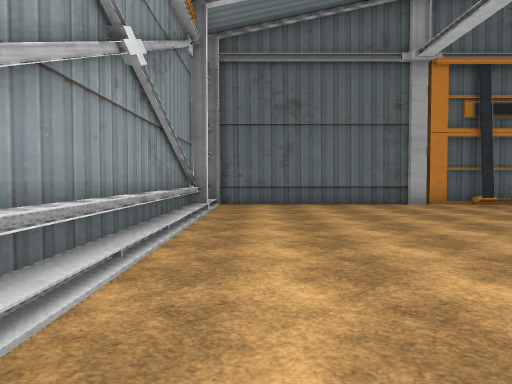
View 1 (above)

16 first-person views from a walk through a Unity game level. The camera is 1.4 m above the floor, tilts 2° down and sees 70° across. The floor is counted in squares, 2 m on a side. Each view is taken from the middle of a square. On the plan, view 1 faces up. The plan holds only what a view shows up to about 11 squares ahead; the rest is blank. The place goes on beyond the plan. The player is left out. Some surface patterns are stand-ins.

View 2
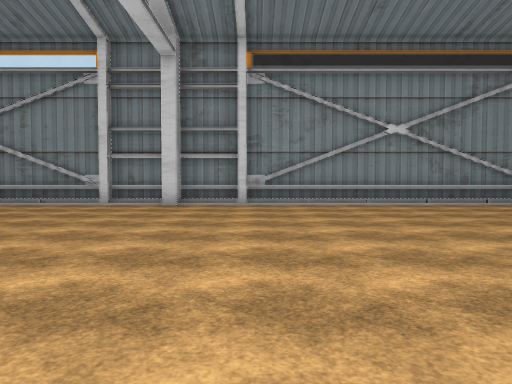

View 3
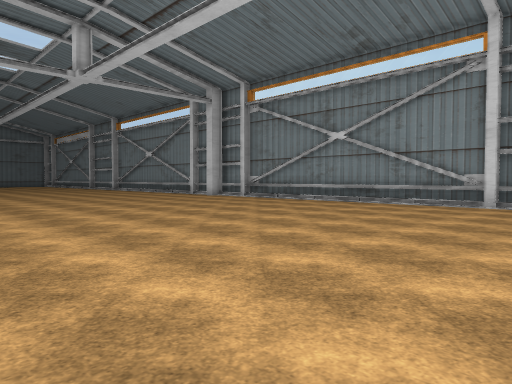

View 4
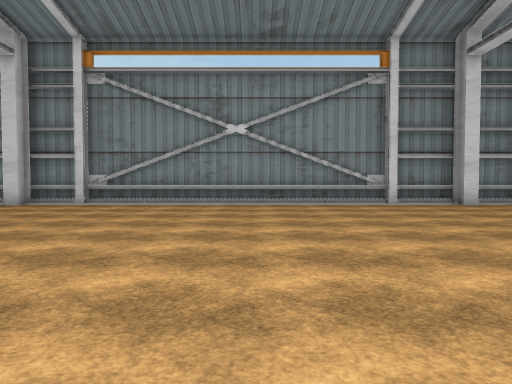

View 5
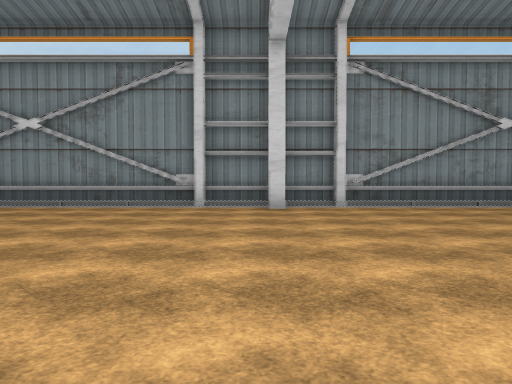

View 6
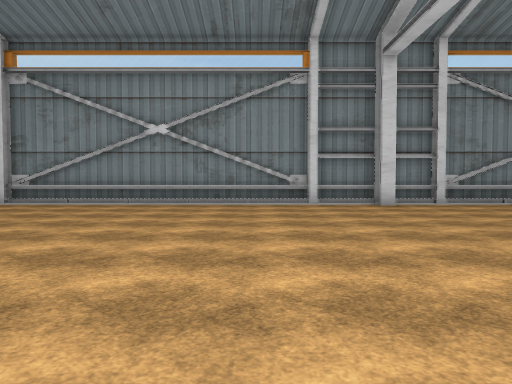

View 7
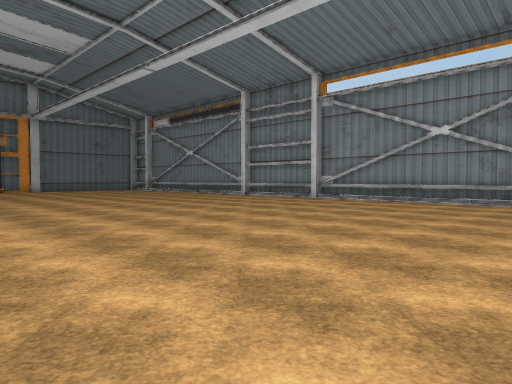

View 8
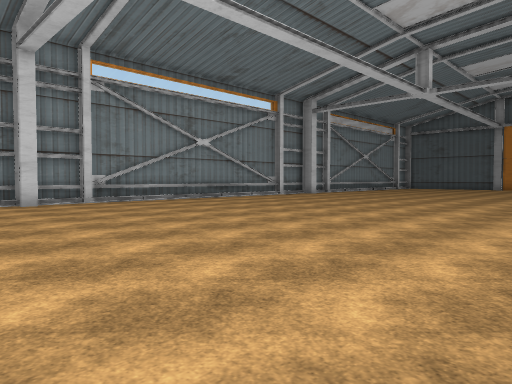

View 9
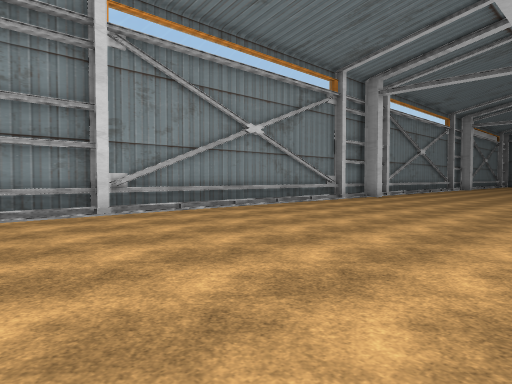

View 10
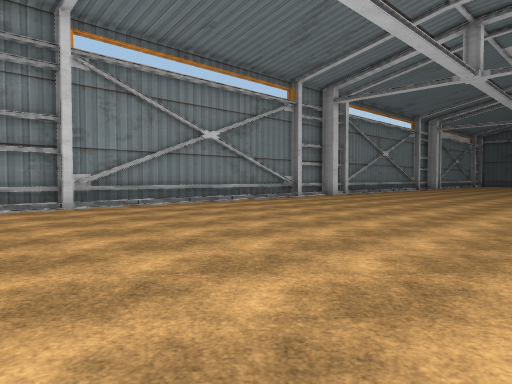

View 11
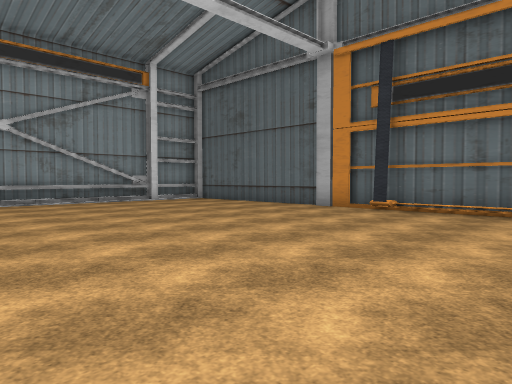

View 12
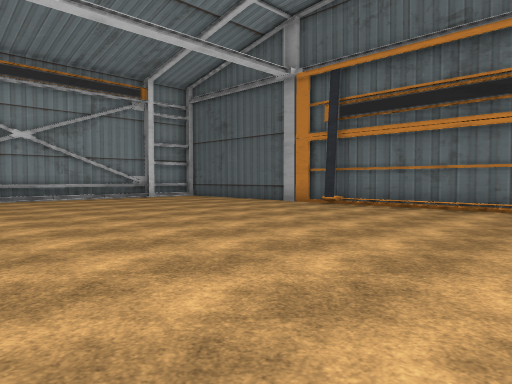

View 13
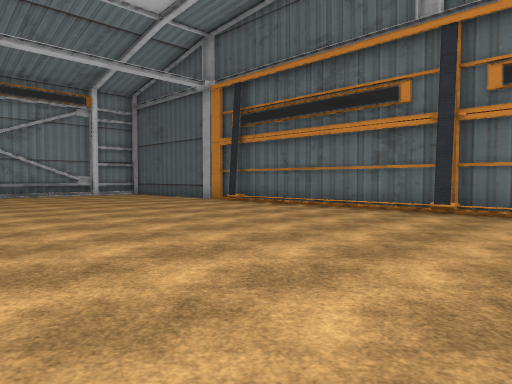

View 14
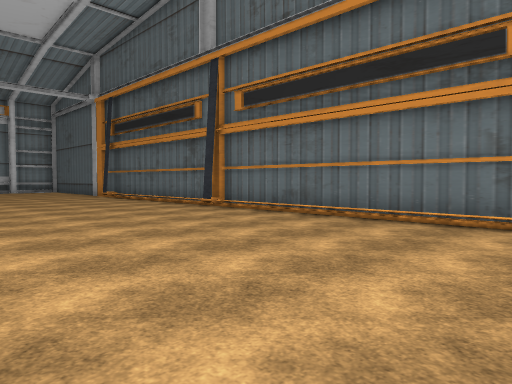

View 15
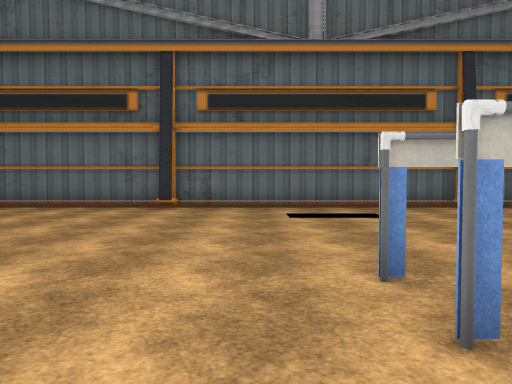

View 16
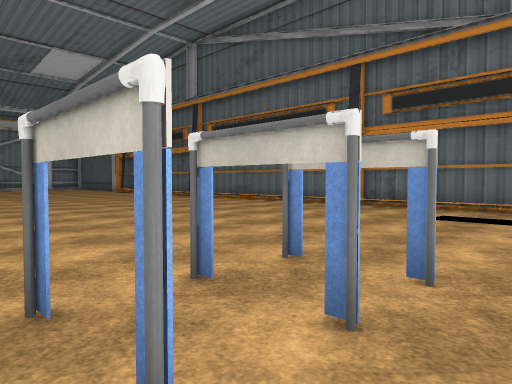

### Floor plan
Key: @ floor where view 1 was taken; # wall or solid block; . floor; / step, stairs or slope; = window, fence, low wall or low ledge; O other object.
Columns run from 2 left of view 1 to 25 right of it. Each row starts with its distance up from view 1.
 11  ###########################
 10  #.....##/////#///////#/////
  9  /..........................
  8 #/..........................
  7 #/..........................
  6 #/..........................
  5 #/..........................
  4 #/.......................#O.
  3 #/.......................OO.
  2 #/................ ......#O.
  1 #/.............         ....
  0 #/@.........
 -1 ##.........
 -2 ##..........
 -3 #/..........
 -4 #/..........
 -5 #/..........
 -6 #/.........
 -7 #/.........
 -8 #/..........
 -9 #/..........
-10 #/..........
-11 #/..........
-12 #/..........
-13 #/..........
-14 #/...........
-15 ##...........
-16 #............
-17 #=...........
-18 #/...........
-19 #/...........
-20 #/...........
-21 #/..........
-22 #/..........
-23 #/..........
-24 #/..........
-25 #/..........
-26 #/.........
-27 #/.........
-28      ......

Where each view was taken, in squares from view 1:
view 1: 0 up, 0 right, facing up
view 2: 0 up, 9 right, facing left
view 3: 2 down, 9 right, facing down-left
view 4: 8 down, 9 right, facing left
view 5: 15 down, 8 right, facing left
view 6: 18 down, 9 right, facing left
view 7: 17 down, 10 right, facing down-left
view 8: 17 down, 10 right, facing up-left
view 9: 28 down, 6 right, facing up-left
view 10: 28 down, 8 right, facing up-left
view 11: 2 up, 10 right, facing up-left
view 12: 1 up, 12 right, facing up-left
view 13: 2 up, 15 right, facing up-left
view 14: 4 up, 20 right, facing up-left
view 15: 1 up, 22 right, facing up
view 16: 1 up, 25 right, facing up-left
